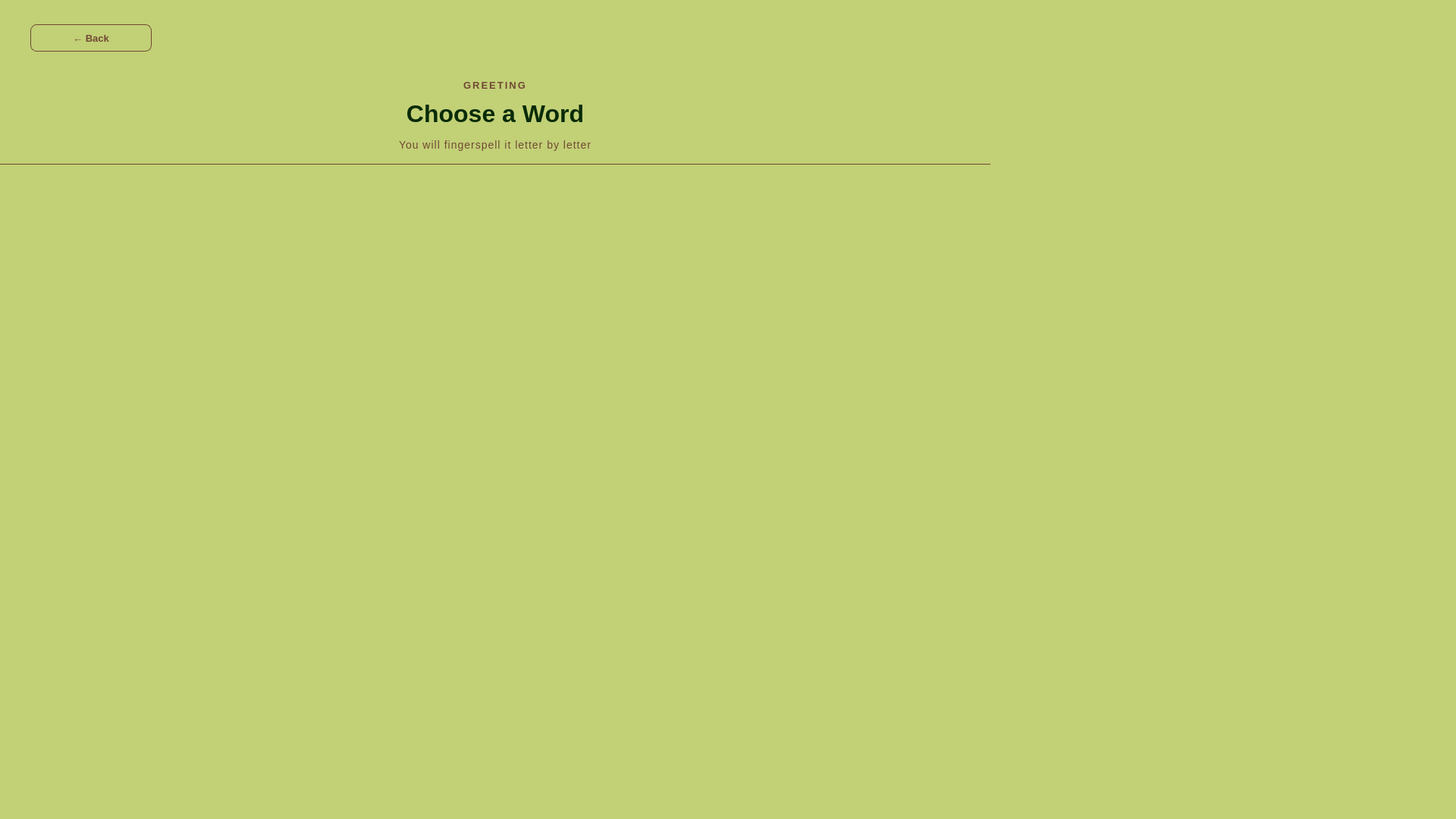
<?xml version="1.0" encoding="UTF-8"?>
<ui version="4.0">
 <class>SpellWord</class>
 <widget class="QWidget" name="SpellWord">
  <property name="geometry">
   <rect><x>0</x><y>0</y><width>1920</width>
    <height>1080</height></rect>
  </property>
  <property name="windowTitle"><string>Spell — Choose Word</string></property>
  <property name="styleSheet">
   <string notr="true">
QWidget#SpellWord {
    background-color: #C2D076;
}
QLabel#titleLabel {
    color: #082B08;
    font-size: 32px;
    font-weight: 800;
    background: transparent;
}
QLabel#categoryLabel {
    color: #704833;
    font-size: 13px;
    font-weight: 700;
    letter-spacing: 2px;
    background: transparent;
}
QLabel#subtitleLabel {
    color: #704833;
    font-size: 14px;
    letter-spacing: 1px;
    background: transparent;
}
QLabel#divider {
    background-color: #704833;
}
QPushButton#backBtn {
    background-color: transparent;
    color: #704833;
    font-size: 13px;
    font-weight: 500;
    border: 1px solid #704833;
    border-radius: 8px;
    padding: 8px 18px;
}
QPushButton#backBtn:hover {
    color: #082B08;
    border-color: #704833;
}
QScrollArea#scrollArea {
    border: none;
    background: transparent;
}
QWidget#scrollContents {
    background: transparent;
}
   </string>
  </property>

  <widget class="QPushButton" name="backBtn">
   <property name="geometry"><rect><x>40</x><y>32</y><width>160</width><height>36</height></rect></property>
   <property name="text"><string>← Back</string></property>
  </widget>

  <widget class="QLabel" name="categoryLabel">
   <property name="geometry"><rect><x>0</x><y>100</y><width>1306</width><height>24</height></rect></property>
   <property name="alignment"><set>Qt::AlignHCenter|Qt::AlignVCenter</set></property>
   <property name="text"><string>GREETING</string></property>
  </widget>

  <widget class="QLabel" name="titleLabel">
   <property name="geometry"><rect><x>0</x><y>126</y><width>1306</width><height>48</height></rect></property>
   <property name="alignment"><set>Qt::AlignHCenter|Qt::AlignVCenter</set></property>
   <property name="text"><string>Choose a Word</string></property>
  </widget>

  <widget class="QLabel" name="subtitleLabel">
   <property name="geometry"><rect><x>0</x><y>178</y><width>1306</width><height>26</height></rect></property>
   <property name="alignment"><set>Qt::AlignHCenter|Qt::AlignVCenter</set></property>
   <property name="text"><string>You will fingerspell it letter by letter</string></property>
  </widget>

  <widget class="QLabel" name="divider">
   <property name="geometry"><rect><x>0</x><y>216</y><width>1306</width><height>1</height></rect></property>
   <property name="text"><string></string></property>
  </widget>

  <widget class="QScrollArea" name="scrollArea">
   <property name="geometry"><rect><x>0</x><y>224</y><width>1306</width><height>516</height></rect></property>
   <property name="widgetResizable"><bool>true</bool></property>
   <property name="horizontalScrollBarPolicy"><enum>Qt::ScrollBarAlwaysOff</enum></property>
   <widget class="QWidget" name="scrollContents">
    <property name="geometry">
     <rect><x>0</x><y>0</y><width>1306</width><height>516</height></rect>
    </property>
   </widget>
  </widget>

 </widget>
 <resources/>
 <connections/>
</ui>
